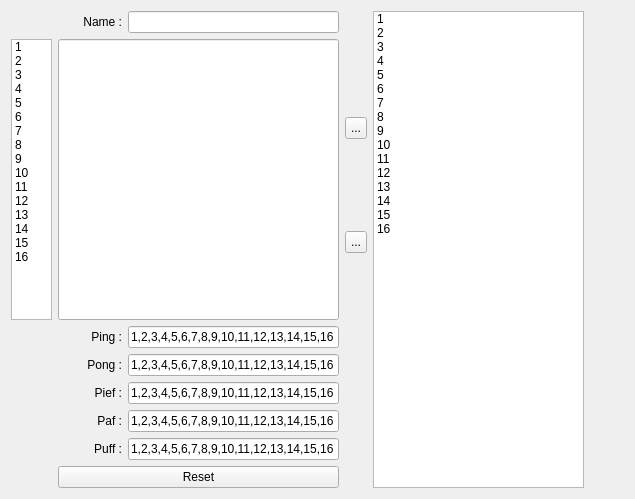
       <widget class="QWidget" name="parallelismTab">
        <attribute name="title">
         <string>Parallelism</string>
        </attribute>
        <attribute name="toolTip">
         <string>Edit test program parallelism</string>
        </attribute>
        <layout class="QGridLayout" name="gridLayout_2">
         <item row="0" column="0">
          <layout class="QHBoxLayout" name="horizontalLayout">
           <item>
            <layout class="QVBoxLayout" name="siteLayout">
             <item>
              <widget class="QLabel" name="label_9">
               <property name="sizePolicy">
                <sizepolicy hsizetype="Fixed" vsizetype="Fixed">
                 <horstretch>0</horstretch>
                 <verstretch>0</verstretch>
                </sizepolicy>
               </property>
               <property name="minimumSize">
                <size>
                 <width>41</width>
                 <height>22</height>
                </size>
               </property>
               <property name="maximumSize">
                <size>
                 <width>41</width>
                 <height>22</height>
                </size>
               </property>
               <property name="text">
                <string/>
               </property>
               <property name="alignment">
                <set>Qt::AlignRight|Qt::AlignTrailing|Qt::AlignVCenter</set>
               </property>
              </widget>
             </item>
             <item>
              <widget class="QListWidget" name="listWidget_2">
               <property name="sizePolicy">
                <sizepolicy hsizetype="Fixed" vsizetype="Fixed">
                 <horstretch>0</horstretch>
                 <verstretch>0</verstretch>
                </sizepolicy>
               </property>
               <property name="minimumSize">
                <size>
                 <width>41</width>
                 <height>281</height>
                </size>
               </property>
               <property name="maximumSize">
                <size>
                 <width>41</width>
                 <height>281</height>
                </size>
               </property>
               <property name="midLineWidth">
                <number>0</number>
               </property>
               <item>
                <property name="text">
                 <string>1</string>
                </property>
               </item>
               <item>
                <property name="text">
                 <string>2</string>
                </property>
               </item>
               <item>
                <property name="text">
                 <string>3</string>
                </property>
               </item>
               <item>
                <property name="text">
                 <string>4</string>
                </property>
               </item>
               <item>
                <property name="text">
                 <string>5</string>
                </property>
               </item>
               <item>
                <property name="text">
                 <string>6</string>
                </property>
               </item>
               <item>
                <property name="text">
                 <string>7</string>
                </property>
               </item>
               <item>
                <property name="text">
                 <string>8</string>
                </property>
               </item>
               <item>
                <property name="text">
                 <string>9</string>
                </property>
               </item>
               <item>
                <property name="text">
                 <string>10</string>
                </property>
               </item>
               <item>
                <property name="text">
                 <string>11</string>
                </property>
               </item>
               <item>
                <property name="text">
                 <string>12</string>
                </property>
               </item>
               <item>
                <property name="text">
                 <string>13</string>
                </property>
               </item>
               <item>
                <property name="text">
                 <string>14</string>
                </property>
               </item>
               <item>
                <property name="text">
                 <string>15</string>
                </property>
               </item>
               <item>
                <property name="text">
                 <string>16</string>
                </property>
               </item>
              </widget>
             </item>
             <item>
              <spacer name="verticalSpacer_7">
               <property name="orientation">
                <enum>Qt::Vertical</enum>
               </property>
               <property name="sizeHint" stdset="0">
                <size>
                 <width>20</width>
                 <height>40</height>
                </size>
               </property>
              </spacer>
             </item>
            </layout>
           </item>
           <item>
            <layout class="QVBoxLayout" name="verticalLayout">
             <item>
              <layout class="QHBoxLayout" name="nameLayout">
               <item>
                <spacer name="horizontalSpacer_8">
                 <property name="orientation">
                  <enum>Qt::Horizontal</enum>
                 </property>
                 <property name="sizeHint" stdset="0">
                  <size>
                   <width>1</width>
                   <height>22</height>
                  </size>
                 </property>
                </spacer>
               </item>
               <item>
                <widget class="QLabel" name="label_3">
                 <property name="sizePolicy">
                  <sizepolicy hsizetype="Fixed" vsizetype="Fixed">
                   <horstretch>0</horstretch>
                   <verstretch>0</verstretch>
                  </sizepolicy>
                 </property>
                 <property name="minimumSize">
                  <size>
                   <width>47</width>
                   <height>22</height>
                  </size>
                 </property>
                 <property name="maximumSize">
                  <size>
                   <width>47</width>
                   <height>22</height>
                  </size>
                 </property>
                 <property name="text">
                  <string>Name :</string>
                 </property>
                 <property name="alignment">
                  <set>Qt::AlignRight|Qt::AlignTrailing|Qt::AlignVCenter</set>
                 </property>
                </widget>
               </item>
               <item>
                <widget class="QLineEdit" name="lineEdit">
                 <property name="sizePolicy">
                  <sizepolicy hsizetype="Fixed" vsizetype="Fixed">
                   <horstretch>0</horstretch>
                   <verstretch>0</verstretch>
                  </sizepolicy>
                 </property>
                 <property name="minimumSize">
                  <size>
                   <width>211</width>
                   <height>22</height>
                  </size>
                 </property>
                 <property name="maximumSize">
                  <size>
                   <width>211</width>
                   <height>22</height>
                  </size>
                 </property>
                </widget>
               </item>
              </layout>
             </item>
             <item>
              <widget class="QLineEdit" name="placeholder">
               <property name="sizePolicy">
                <sizepolicy hsizetype="Fixed" vsizetype="Fixed">
                 <horstretch>0</horstretch>
                 <verstretch>0</verstretch>
                </sizepolicy>
               </property>
               <property name="minimumSize">
                <size>
                 <width>281</width>
                 <height>281</height>
                </size>
               </property>
               <property name="maximumSize">
                <size>
                 <width>281</width>
                 <height>281</height>
                </size>
               </property>
              </widget>
             </item>
             <item>
              <layout class="QHBoxLayout" name="pingLayout">
               <item>
                <spacer name="horizontalSpacer_9">
                 <property name="orientation">
                  <enum>Qt::Horizontal</enum>
                 </property>
                 <property name="sizeHint" stdset="0">
                  <size>
                   <width>1</width>
                   <height>22</height>
                  </size>
                 </property>
                </spacer>
               </item>
               <item>
                <widget class="QLabel" name="label_7">
                 <property name="sizePolicy">
                  <sizepolicy hsizetype="Fixed" vsizetype="Fixed">
                   <horstretch>0</horstretch>
                   <verstretch>0</verstretch>
                  </sizepolicy>
                 </property>
                 <property name="minimumSize">
                  <size>
                   <width>47</width>
                   <height>22</height>
                  </size>
                 </property>
                 <property name="maximumSize">
                  <size>
                   <width>47</width>
                   <height>22</height>
                  </size>
                 </property>
                 <property name="text">
                  <string>Ping :</string>
                 </property>
                 <property name="alignment">
                  <set>Qt::AlignRight|Qt::AlignTrailing|Qt::AlignVCenter</set>
                 </property>
                </widget>
               </item>
               <item>
                <widget class="QLineEdit" name="lineEdit_3">
                 <property name="sizePolicy">
                  <sizepolicy hsizetype="Preferred" vsizetype="Fixed">
                   <horstretch>0</horstretch>
                   <verstretch>0</verstretch>
                  </sizepolicy>
                 </property>
                 <property name="minimumSize">
                  <size>
                   <width>211</width>
                   <height>22</height>
                  </size>
                 </property>
                 <property name="maximumSize">
                  <size>
                   <width>211</width>
                   <height>22</height>
                  </size>
                 </property>
                 <property name="text">
                  <string>1,2,3,4,5,6,7,8,9,10,11,12,13,14,15,16</string>
                 </property>
                </widget>
               </item>
              </layout>
             </item>
             <item>
              <layout class="QHBoxLayout" name="pongLayout">
               <item>
                <spacer name="horizontalSpacer_10">
                 <property name="orientation">
                  <enum>Qt::Horizontal</enum>
                 </property>
                 <property name="sizeHint" stdset="0">
                  <size>
                   <width>1</width>
                   <height>22</height>
                  </size>
                 </property>
                </spacer>
               </item>
               <item>
                <widget class="QLabel" name="label_8">
                 <property name="sizePolicy">
                  <sizepolicy hsizetype="Fixed" vsizetype="Fixed">
                   <horstretch>0</horstretch>
                   <verstretch>0</verstretch>
                  </sizepolicy>
                 </property>
                 <property name="minimumSize">
                  <size>
                   <width>47</width>
                   <height>22</height>
                  </size>
                 </property>
                 <property name="maximumSize">
                  <size>
                   <width>47</width>
                   <height>22</height>
                  </size>
                 </property>
                 <property name="text">
                  <string>Pong :</string>
                 </property>
                 <property name="alignment">
                  <set>Qt::AlignRight|Qt::AlignTrailing|Qt::AlignVCenter</set>
                 </property>
                </widget>
               </item>
               <item>
                <widget class="QLineEdit" name="lineEdit_4">
                 <property name="sizePolicy">
                  <sizepolicy hsizetype="Fixed" vsizetype="Fixed">
                   <horstretch>0</horstretch>
                   <verstretch>0</verstretch>
                  </sizepolicy>
                 </property>
                 <property name="minimumSize">
                  <size>
                   <width>211</width>
                   <height>22</height>
                  </size>
                 </property>
                 <property name="maximumSize">
                  <size>
                   <width>211</width>
                   <height>22</height>
                  </size>
                 </property>
                 <property name="text">
                  <string>1,2,3,4,5,6,7,8,9,10,11,12,13,14,15,16</string>
                 </property>
                </widget>
               </item>
              </layout>
             </item>
             <item>
              <layout class="QHBoxLayout" name="piefLayout">
               <item>
                <spacer name="horizontalSpacer_11">
                 <property name="orientation">
                  <enum>Qt::Horizontal</enum>
                 </property>
                 <property name="sizeHint" stdset="0">
                  <size>
                   <width>1</width>
                   <height>22</height>
                  </size>
                 </property>
                </spacer>
               </item>
               <item>
                <widget class="QLabel" name="label_4">
                 <property name="sizePolicy">
                  <sizepolicy hsizetype="Fixed" vsizetype="Fixed">
                   <horstretch>0</horstretch>
                   <verstretch>0</verstretch>
                  </sizepolicy>
                 </property>
                 <property name="minimumSize">
                  <size>
                   <width>47</width>
                   <height>22</height>
                  </size>
                 </property>
                 <property name="maximumSize">
                  <size>
                   <width>47</width>
                   <height>22</height>
                  </size>
                 </property>
                 <property name="text">
                  <string>Pief :</string>
                 </property>
                 <property name="alignment">
                  <set>Qt::AlignRight|Qt::AlignTrailing|Qt::AlignVCenter</set>
                 </property>
                </widget>
               </item>
               <item>
                <widget class="QLineEdit" name="lineEdit_5">
                 <property name="sizePolicy">
                  <sizepolicy hsizetype="Fixed" vsizetype="Fixed">
                   <horstretch>0</horstretch>
                   <verstretch>0</verstretch>
                  </sizepolicy>
                 </property>
                 <property name="minimumSize">
                  <size>
                   <width>211</width>
                   <height>22</height>
                  </size>
                 </property>
                 <property name="maximumSize">
                  <size>
                   <width>211</width>
                   <height>22</height>
                  </size>
                 </property>
                 <property name="text">
                  <string>1,2,3,4,5,6,7,8,9,10,11,12,13,14,15,16</string>
                 </property>
                </widget>
               </item>
              </layout>
             </item>
             <item>
              <layout class="QHBoxLayout" name="pafLayout">
               <item>
                <spacer name="horizontalSpacer_12">
                 <property name="orientation">
                  <enum>Qt::Horizontal</enum>
                 </property>
                 <property name="sizeHint" stdset="0">
                  <size>
                   <width>1</width>
                   <height>22</height>
                  </size>
                 </property>
                </spacer>
               </item>
               <item>
                <widget class="QLabel" name="label_5">
                 <property name="sizePolicy">
                  <sizepolicy hsizetype="Fixed" vsizetype="Fixed">
                   <horstretch>0</horstretch>
                   <verstretch>0</verstretch>
                  </sizepolicy>
                 </property>
                 <property name="minimumSize">
                  <size>
                   <width>47</width>
                   <height>22</height>
                  </size>
                 </property>
                 <property name="maximumSize">
                  <size>
                   <width>47</width>
                   <height>22</height>
                  </size>
                 </property>
                 <property name="text">
                  <string>Paf :</string>
                 </property>
                 <property name="alignment">
                  <set>Qt::AlignRight|Qt::AlignTrailing|Qt::AlignVCenter</set>
                 </property>
                </widget>
               </item>
               <item>
                <widget class="QLineEdit" name="lineEdit_6">
                 <property name="sizePolicy">
                  <sizepolicy hsizetype="Fixed" vsizetype="Fixed">
                   <horstretch>0</horstretch>
                   <verstretch>0</verstretch>
                  </sizepolicy>
                 </property>
                 <property name="minimumSize">
                  <size>
                   <width>211</width>
                   <height>22</height>
                  </size>
                 </property>
                 <property name="maximumSize">
                  <size>
                   <width>211</width>
                   <height>22</height>
                  </size>
                 </property>
                 <property name="text">
                  <string>1,2,3,4,5,6,7,8,9,10,11,12,13,14,15,16</string>
                 </property>
                </widget>
               </item>
              </layout>
             </item>
             <item>
              <layout class="QHBoxLayout" name="puffLayout">
               <item>
                <spacer name="horizontalSpacer_13">
                 <property name="orientation">
                  <enum>Qt::Horizontal</enum>
                 </property>
                 <property name="sizeHint" stdset="0">
                  <size>
                   <width>1</width>
                   <height>22</height>
                  </size>
                 </property>
                </spacer>
               </item>
               <item>
                <widget class="QLabel" name="label_6">
                 <property name="sizePolicy">
                  <sizepolicy hsizetype="Fixed" vsizetype="Fixed">
                   <horstretch>0</horstretch>
                   <verstretch>0</verstretch>
                  </sizepolicy>
                 </property>
                 <property name="minimumSize">
                  <size>
                   <width>47</width>
                   <height>22</height>
                  </size>
                 </property>
                 <property name="maximumSize">
                  <size>
                   <width>47</width>
                   <height>22</height>
                  </size>
                 </property>
                 <property name="text">
                  <string>Puff :</string>
                 </property>
                 <property name="alignment">
                  <set>Qt::AlignRight|Qt::AlignTrailing|Qt::AlignVCenter</set>
                 </property>
                </widget>
               </item>
               <item>
                <widget class="QLineEdit" name="lineEdit_7">
                 <property name="sizePolicy">
                  <sizepolicy hsizetype="Fixed" vsizetype="Fixed">
                   <horstretch>0</horstretch>
                   <verstretch>0</verstretch>
                  </sizepolicy>
                 </property>
                 <property name="minimumSize">
                  <size>
                   <width>211</width>
                   <height>22</height>
                  </size>
                 </property>
                 <property name="maximumSize">
                  <size>
                   <width>211</width>
                   <height>22</height>
                  </size>
                 </property>
                 <property name="text">
                  <string>1,2,3,4,5,6,7,8,9,10,11,12,13,14,15,16</string>
                 </property>
                </widget>
               </item>
              </layout>
             </item>
             <item>
              <widget class="QPushButton" name="reset">
               <property name="sizePolicy">
                <sizepolicy hsizetype="Fixed" vsizetype="Fixed">
                 <horstretch>0</horstretch>
                 <verstretch>0</verstretch>
                </sizepolicy>
               </property>
               <property name="minimumSize">
                <size>
                 <width>281</width>
                 <height>22</height>
                </size>
               </property>
               <property name="maximumSize">
                <size>
                 <width>281</width>
                 <height>22</height>
                </size>
               </property>
               <property name="text">
                <string>Reset</string>
               </property>
              </widget>
             </item>
            </layout>
           </item>
           <item>
            <layout class="QVBoxLayout" name="buttonParallelAddRemoveLayout">
             <item>
              <widget class="QLabel" name="label_11">
               <property name="sizePolicy">
                <sizepolicy hsizetype="Fixed" vsizetype="Fixed">
                 <horstretch>0</horstretch>
                 <verstretch>0</verstretch>
                </sizepolicy>
               </property>
               <property name="minimumSize">
                <size>
                 <width>22</width>
                 <height>100</height>
                </size>
               </property>
               <property name="maximumSize">
                <size>
                 <width>22</width>
                 <height>100</height>
                </size>
               </property>
               <property name="text">
                <string/>
               </property>
              </widget>
             </item>
             <item>
              <widget class="QToolButton" name="toolButton_2">
               <property name="minimumSize">
                <size>
                 <width>22</width>
                 <height>22</height>
                </size>
               </property>
               <property name="maximumSize">
                <size>
                 <width>22</width>
                 <height>22</height>
                </size>
               </property>
               <property name="text">
                <string>...</string>
               </property>
              </widget>
             </item>
             <item>
              <widget class="QLabel" name="label_10">
               <property name="sizePolicy">
                <sizepolicy hsizetype="Fixed" vsizetype="Fixed">
                 <horstretch>0</horstretch>
                 <verstretch>0</verstretch>
                </sizepolicy>
               </property>
               <property name="minimumSize">
                <size>
                 <width>22</width>
                 <height>80</height>
                </size>
               </property>
               <property name="maximumSize">
                <size>
                 <width>22</width>
                 <height>80</height>
                </size>
               </property>
               <property name="text">
                <string/>
               </property>
              </widget>
             </item>
             <item>
              <widget class="QToolButton" name="toolButton">
               <property name="minimumSize">
                <size>
                 <width>22</width>
                 <height>22</height>
                </size>
               </property>
               <property name="maximumSize">
                <size>
                 <width>22</width>
                 <height>22</height>
                </size>
               </property>
               <property name="text">
                <string>...</string>
               </property>
              </widget>
             </item>
             <item>
              <spacer name="verticalSpacer_9">
               <property name="orientation">
                <enum>Qt::Vertical</enum>
               </property>
               <property name="sizeHint" stdset="0">
                <size>
                 <width>22</width>
                 <height>40</height>
                </size>
               </property>
              </spacer>
             </item>
            </layout>
           </item>
           <item>
            <widget class="QListWidget" name="parallelism">
             <property name="sizePolicy">
              <sizepolicy hsizetype="Fixed" vsizetype="Expanding">
               <horstretch>0</horstretch>
               <verstretch>0</verstretch>
              </sizepolicy>
             </property>
             <property name="minimumSize">
              <size>
               <width>211</width>
               <height>0</height>
              </size>
             </property>
             <property name="maximumSize">
              <size>
               <width>211</width>
               <height>16777215</height>
              </size>
             </property>
             <item>
              <property name="text">
               <string>1</string>
              </property>
             </item>
             <item>
              <property name="text">
               <string>2</string>
              </property>
             </item>
             <item>
              <property name="text">
               <string>3</string>
              </property>
             </item>
             <item>
              <property name="text">
               <string>4</string>
              </property>
             </item>
             <item>
              <property name="text">
               <string>5</string>
              </property>
             </item>
             <item>
              <property name="text">
               <string>6</string>
              </property>
             </item>
             <item>
              <property name="text">
               <string>7</string>
              </property>
             </item>
             <item>
              <property name="text">
               <string>8</string>
              </property>
             </item>
             <item>
              <property name="text">
               <string>9</string>
              </property>
             </item>
             <item>
              <property name="text">
               <string>10</string>
              </property>
             </item>
             <item>
              <property name="text">
               <string>11</string>
              </property>
             </item>
             <item>
              <property name="text">
               <string>12</string>
              </property>
             </item>
             <item>
              <property name="text">
               <string>13</string>
              </property>
             </item>
             <item>
              <property name="text">
               <string>14</string>
              </property>
             </item>
             <item>
              <property name="text">
               <string>15</string>
              </property>
             </item>
             <item>
              <property name="text">
               <string>16</string>
              </property>
             </item>
            </widget>
           </item>
           <item>
            <spacer name="horizontalSpacer">
             <property name="orientation">
              <enum>Qt::Horizontal</enum>
             </property>
             <property name="sizeHint" stdset="0">
              <size>
               <width>40</width>
               <height>20</height>
              </size>
             </property>
            </spacer>
           </item>
          </layout>
         </item>
        </layout>
       </widget>
